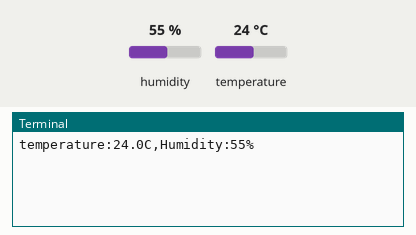
Bench run of a program on a simulated Raspberry Pi (BCM pin numbers). Parts: the last lines printed to the terminal. The inputs (shaded band) are chosen by the test bench; at power-on: humidity 55 %, temperature 24 °C.

Above: at 1.2 s.
1.3 s: humidity set to 22 %
At 5.8 s:
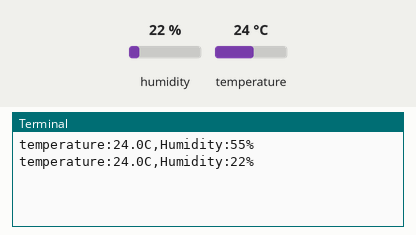
7.4 s: temperature set to 12 °C
At 11.2 s:
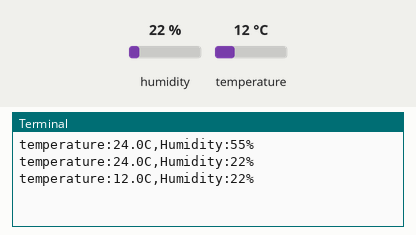
13.5 s: humidity set to 40 %
At 16.6 s:
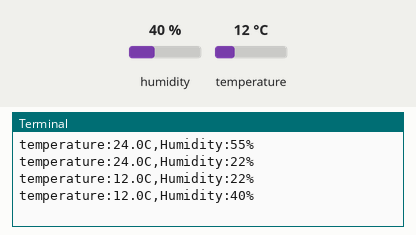
Timing chart, 0 to 18.1 s (numbered marks = the images above; inputs shaded):
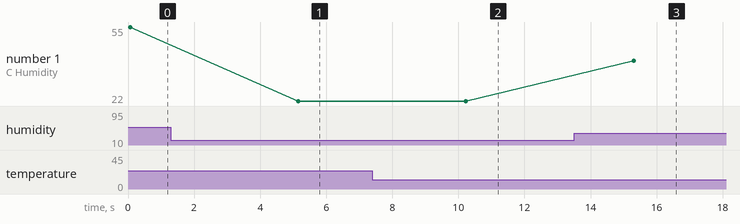

Measured:
- after the input at 1.3 s, the terminal: prints a new line after 3.9 s (image 1)
- after the input at 7.4 s, the terminal: prints a new line after 2.8 s (image 2)
- after the input at 13.5 s, the terminal: prints a new line after 1.8 s (image 3)
- plotted number 1: 55 → 22 after the input at 1.3 s, 22 → 40 after the input at 13.5 s

The program:

warm.py
```python
# 溫濕度感測器
import dht11
import RPi.GPIO as GPIO
import time
GPIO.setwarnings(False)
GPIO.setmode(GPIO.BCM)
GPIO.cleanup()

sensor = dht11.DHT11(pin=21)


while True:
    result = sensor.read()
    if result.is_valid():
        print ('temperature:{:.1f}C,Humidity:{:.0f}%'.format(result.temperature,result.humidity))
        time.sleep(5) 
```
